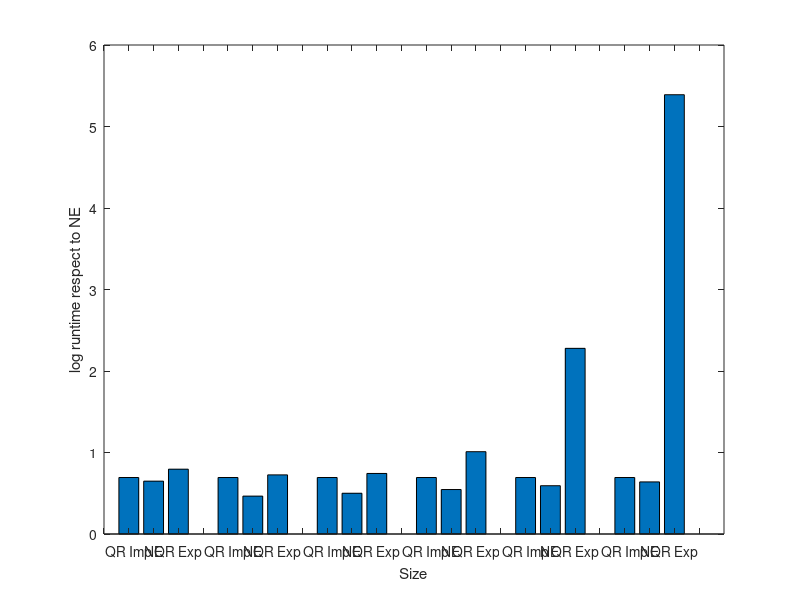

This figure's MATLAB source: (Note: this script raises an error after producing the figure.)
clear
load('per_data.mat')
sum_mat = zeros(1,24);
%%
for i = 1:24
    sum_mat(i) = sum(per_data.res(i,:));
end
sum_mat'
sum_mat(1:3) = sum_mat(1:3)/ sum_mat(1);
sum_mat(5:7) = sum_mat(5:7)/ sum_mat(5);
sum_mat(9:11) = sum_mat(9:11)/ sum_mat(9);
sum_mat(13:15) = sum_mat(13:15)/ sum_mat(13);
sum_mat(17:19) = sum_mat(17:19)/ sum_mat(17);
sum_mat(21:23) = sum_mat(21:23)/ sum_mat(21);

%normalize and take log
log_sum_mat = log(sum_mat +1);

speed_mat = zeros(1,24);


speed_mat(1:3) = log_sum_mat(1:3)/ log_sum_mat(1);
speed_mat(5:7) = log_sum_mat(5:7)/ log_sum_mat(5);
speed_mat(9:11) = log_sum_mat(9:11)/ log_sum_mat(9);
speed_mat(13:15) = log_sum_mat(13:15)/ log_sum_mat(13);
speed_mat(17:19) = log_sum_mat(17:19)/ log_sum_mat(17);
speed_mat(21:23) = log_sum_mat(21:23)/ log_sum_mat(21);


figure,
a = gca;
% bar([per_data.res(1:4,:); per_data.res(5:8,:); per_data.res(9:12,:); per_data.res(13:16,:); per_data.res(17:20,:);per_data.res(21:24,:)]);
bar(log_sum_mat)
ylabel('log runtime respect to NE')

xlabel('Size')
xticks([0:24]);
xticklabels({'','QR Imp','NE','QR Exp','','QR Imp','NE','QR Exp','','QR Imp','NE','QR Exp','','QR Imp','NE','QR Exp','','QR Imp','NE','QR Exp','','QR Imp','NE','QR Exp'});
a.XRuler.TickLabelGapOffset = 15;   
a.YRuler.TickLabelGapOffset = 15;
text(1:length(log_sum_mat),log_sum_mat,num2str(speed_mat'),'vert','bottom','horiz','center')

v = -0.1;
text(1.5,v,'d=3,n=3000','fontsize',10)
text(5.5,v,'d=4,n=600','fontsize',10)
text(9.5,v,'d=5,n=200','fontsize',10)
text(13.5,v,'d=6,n=70','fontsize',10)
text(17.5,v,'d=7,n=30','fontsize',10)
text(21.5,v,'d=8,n=10','fontsize',10)

%legend('Gram/QR','QR on R','Qtb','apply QR on R','Atb','Back','fontsize',16)